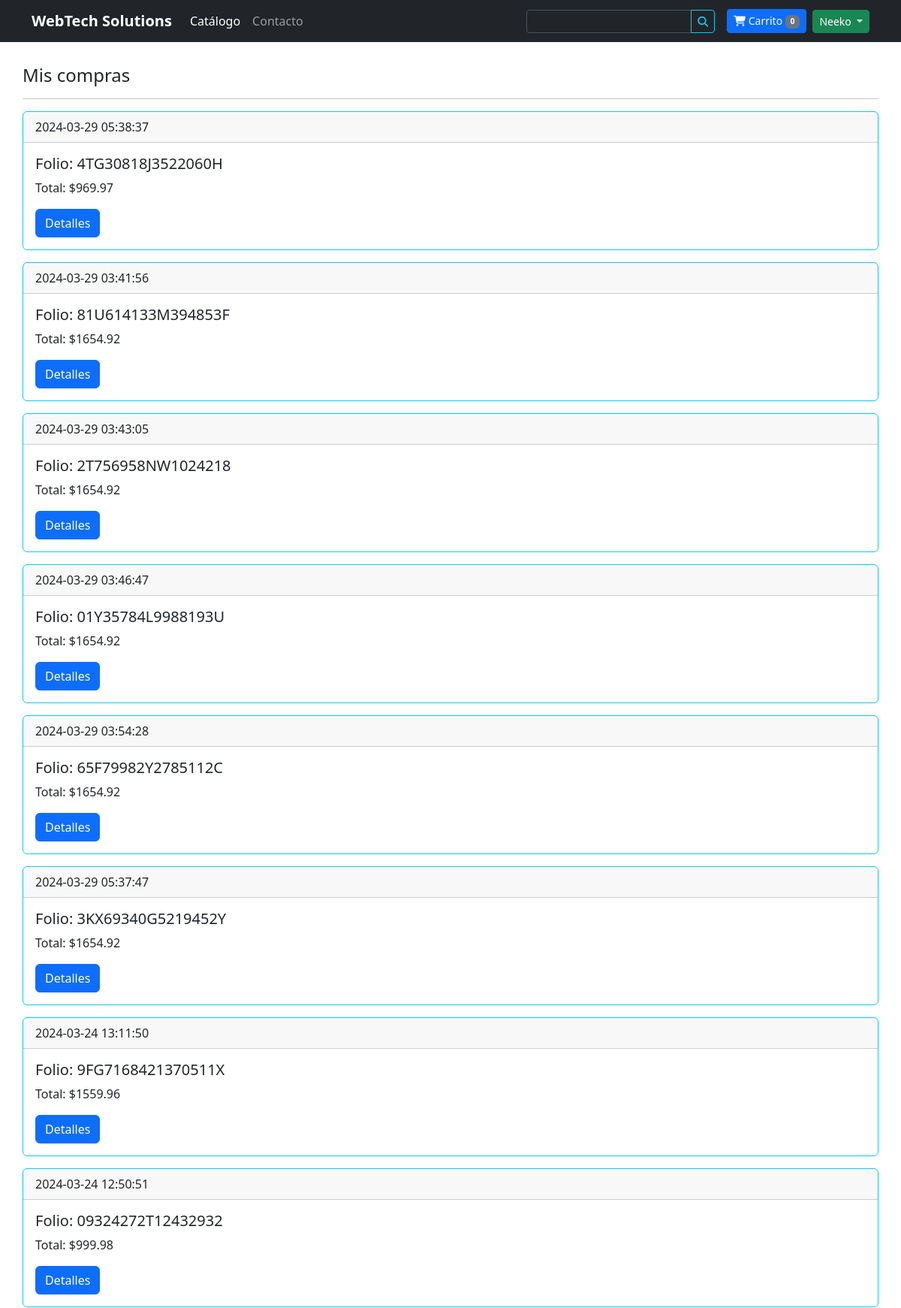
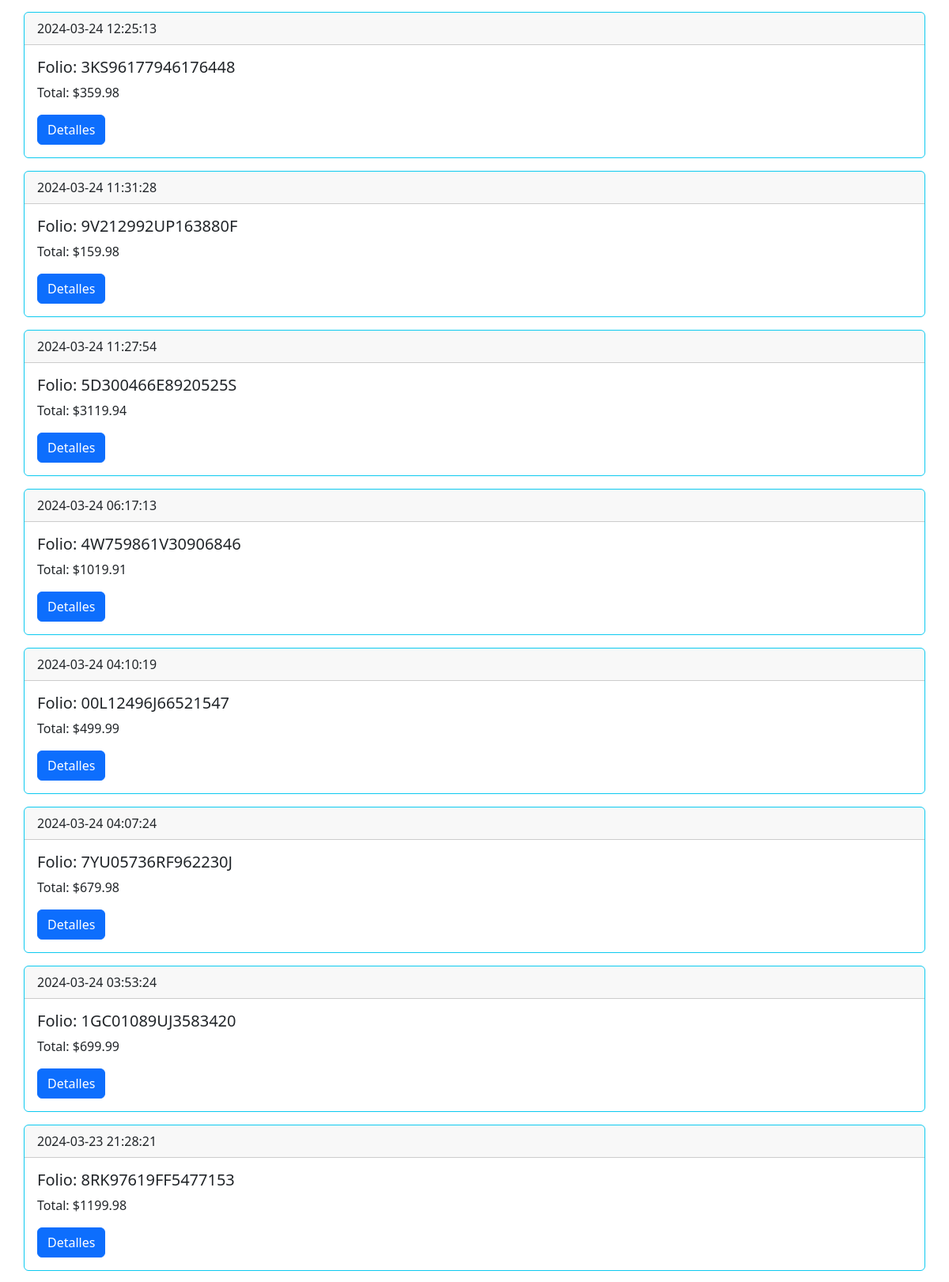
The app's page /compras.php (signed in, upper part) with its own data (2 pictures, top to bottom).
### tables this page shows
CREATE TABLE `compra` (
  `id` int(11) NOT NULL,
  `id_transaccion` varchar(20) NOT NULL,
  `fecha` datetime NOT NULL,
  `status` varchar(20) NOT NULL,
  `email` varchar(50) NOT NULL,
  `id_cliente` varchar(20) NOT NULL,
  `total` decimal(10,2) NOT NULL
);

### clases/clienteFunciones.php (called while the page is built, shortened)
<?php
function generarToken(){
    return md5(uniqid(mt_rand(), false));
}

### compras.php (the view, shortened to what this page needs)
<?php
require_once 'clases/clienteFunciones.php';
$db = new Database();
$con = $db->conectar();
$token= generarToken();
$idCliente = $_SESSION['user_cliente'];
$sql = $con->prepare("SELECT id_transaccion, fecha, status, total FROM compra WHERE id_cliente=? ORDER BY DATE(fecha) DESC");
$sql->execute([$idCliente]);
?>
<!DOCTYPE html>
<html lang="en">
<head>
    <link href="https://cdn.jsdelivr.net/npm/bootstrap@5.3.3/dist/css/bootstrap.min.css" rel="stylesheet">
    <link href="css/estilos.css" rel="stylesheet">
</head>
<body>
<?php include 'menu.php'; ?>
<main>
    <div class="container">
        <h4>Mis compras</h4>
        <hr>
        <?php while($row=$sql->fetch(PDO::FETCH_ASSOC)){?>
        <div class="card mb-3 border-info">
            <div class="card-header">
                <?php echo $row['fecha']; ?>
            </div>
            <div class="card-body">
                <h5 class="card-title">Folio: <?php echo  $row['id_transaccion']; ?></h5>
                <p class="card-text">Total: <?php echo MONEDA. $row['total']; ?> </p>
                <a href="compra_detalle.php?orden=<?php echo $row['id_transaccion']; ?>&token=<?php echo $token; ?>" class="btn btn-primary">Detalles</a>
            </div>
        </div>
        <?php } ?>
    </div>
</main>
</body>
</html>

### css/estilos.css (style rules this page uses)
main > .container { padding: 30px 0; }

### records on screen
compra: fecha "2024-03-29 05:38:37", id_transaccion "4TG30818J3522060H", total "969.97"
compra: fecha "2024-03-29 03:41:56", id_transaccion "81U614133M394853F", total "1654.92"
compra: fecha "2024-03-29 03:43:05", id_transaccion "2T756958NW1024218", total "1654.92"
compra: fecha "2024-03-29 03:46:47", id_transaccion "01Y35784L9988193U", total "1654.92"
compra: fecha "2024-03-29 03:54:28", id_transaccion "65F79982Y2785112C", total "1654.92"
compra: fecha "2024-03-29 05:37:47", id_transaccion "3KX69340G5219452Y", total "1654.92"
compra: fecha "2024-03-24 13:11:50", id_transaccion "9FG7168421370511X", total "1559.96"
compra: fecha "2024-03-24 12:50:51", id_transaccion "09324272T12432932", total "999.98"
compra: fecha "2024-03-24 12:25:13", id_transaccion "3KS96177946176448", total "359.98"
compra: fecha "2024-03-24 11:31:28", id_transaccion "9V212992UP163880F", total "159.98"
compra: fecha "2024-03-24 11:27:54", id_transaccion "5D300466E8920525S", total "3119.94"
compra: fecha "2024-03-24 06:17:13", id_transaccion "4W759861V30906846", total "1019.91"
compra: fecha "2024-03-24 04:10:19", id_transaccion "00L12496J66521547", total "499.99"
compra: fecha "2024-03-24 04:07:24", id_transaccion "7YU05736RF962230J", total "679.98"
compra: fecha "2024-03-24 03:53:24", id_transaccion "1GC01089UJ3583420", total "699.99"
compra: fecha "2024-03-23 21:28:21", id_transaccion "8RK97619FF5477153", total "1199.98"

### other values on screen
$num_cart "0"
$_SESSION['user_name'] "Neeko"
